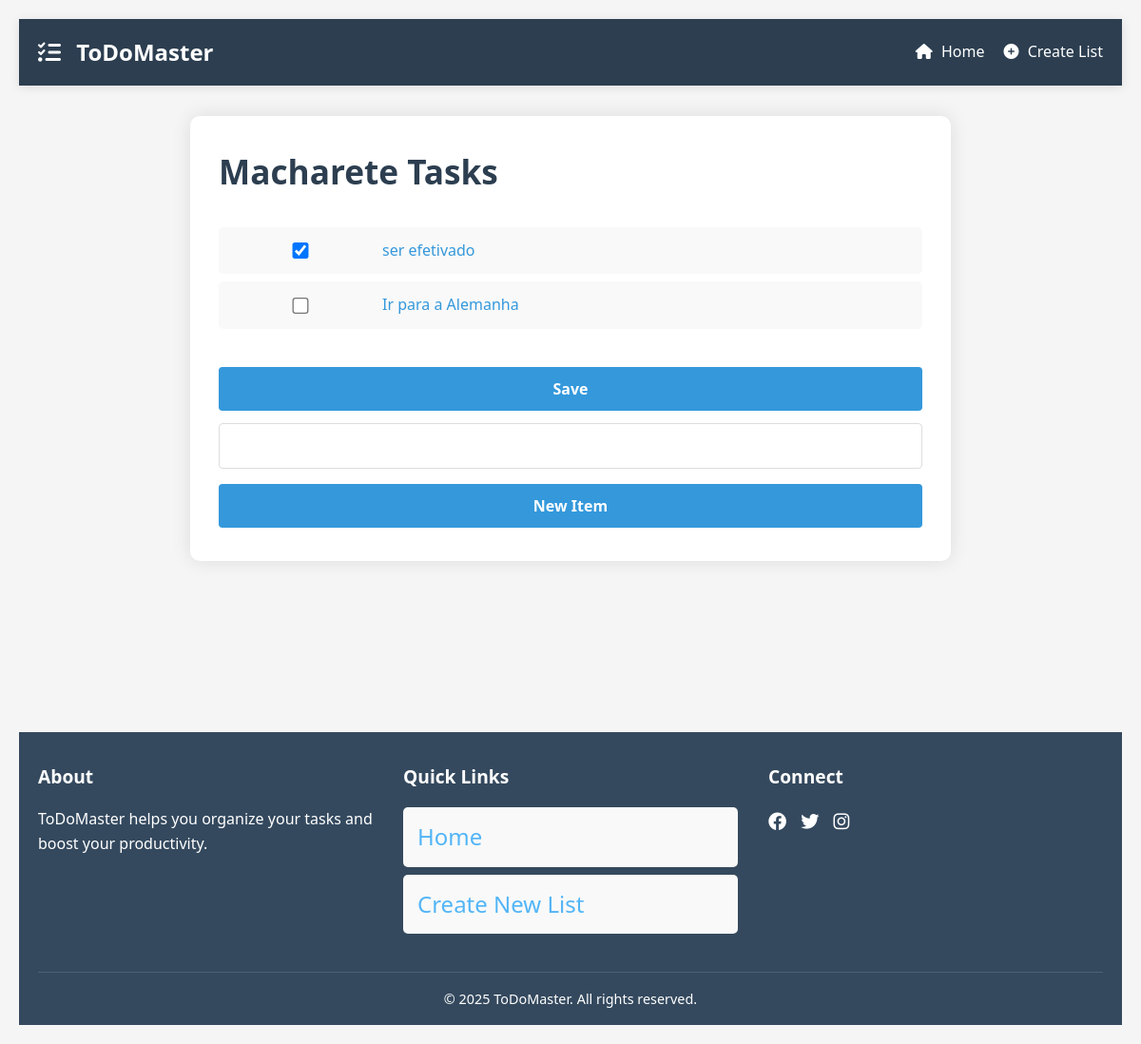
The page /1/ (signed in) on the database as committed earlier.
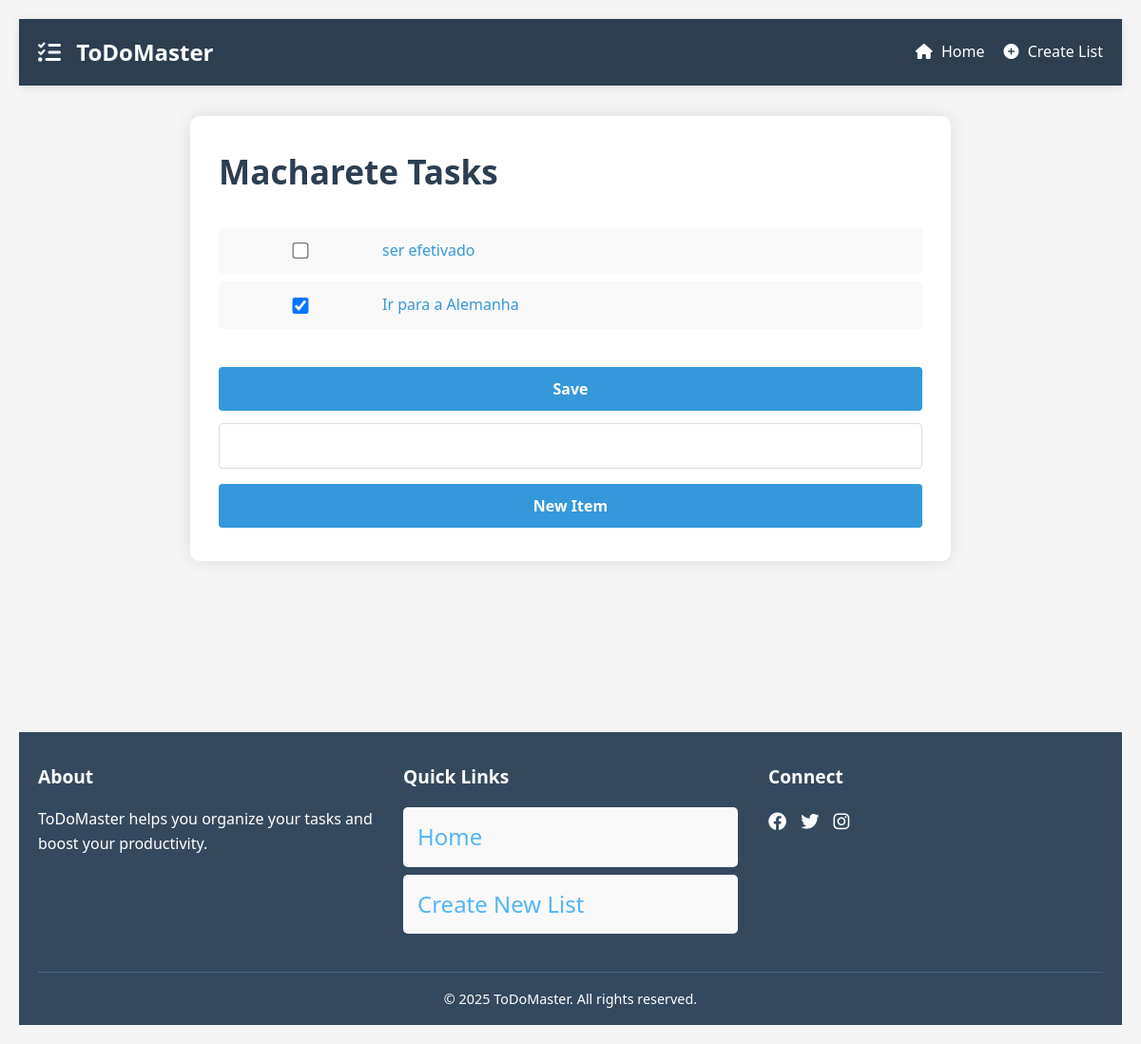
The same page on the database as committed later.
### api/models.py (models this page shows, shortened)
class Item(models.Model):
    todolist = models.ForeignKey(ToDoList, on_delete=models.CASCADE)
    text = models.CharField(max_length=300)
    complete = models.BooleanField()

### api/views.py (the view, shortened to what this page needs)
# urls.py: path('<int:id>/', views.index, name='list'),
@login_required
def index(request, id):
    todo_list = get_object_or_404(ToDoList, id=id)
    return render(request, "api/list.html", {"todo_list": todo_list})

### api/templates/api/list.html (shortened to what this page needs)
{%extends "api/base.html"%}
{%block content%}
    <h1>{{todo_list.name}}</h1>
    <form method="post", action="#">
        <ul>
            {% for item in todo_list.item_set.all %}
                {%if item.complete == True %}
                    <li><input type="checkbox", value="clicked", name="c{{item.id}}" checked>{{item.text}}</li>
                {%else %}
                    <li><input type="checkbox", value="clicked", name="c{{item.id}}">{{item.text}}</li>
                {%endif%}
            {%endfor%}
        </ul>
        <button type="submit", name="save", value="save">Save</button>
        <input type="text", name="new">
        <button type="submit", name="newItem", value="newItem">New Item</button>
    </form>
{% endblock %}

Rows that differ between the two databases and show on the page:
changed Item "ser efetivado": complete True → False (drawn); id "☑" → "☐"
changed Item "Ir para a Alemanha": complete False → True (drawn); id "☐" → "☑"
